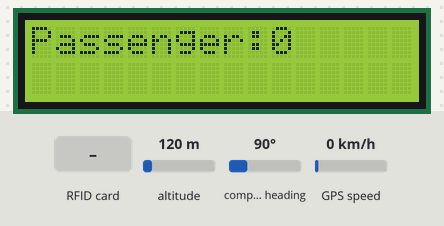
A sketch run on a simulated Arduino Uno, built with avr-gcc and run on an emulated ATmega328P. On the bench: 16×2 character LCD. The inputs (shaded band) are chosen by the test bench; at power-on: altitude 120 m, compass heading 90°, GPS speed 0 km/h. The GPS gets a fix after 3 s at 37.7749, -122.4194 with 8 satellites; the modem accepts every AT command (registered, SIM ready, sends succeed) and sends nothing else; what the sketch prints to the serial monitor is not drawn.

Above: at 1.4 s.
1.5 s: RFID card 5E 7A 19 C4 held to the reader
At 2.2 s:
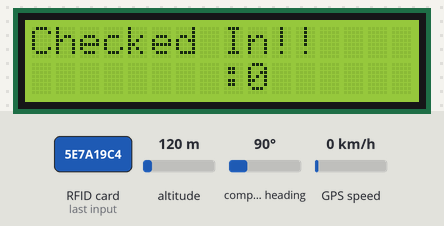
3.9 s: RFID card 5E 7A 19 C4 held to the reader
At 4.6 s:
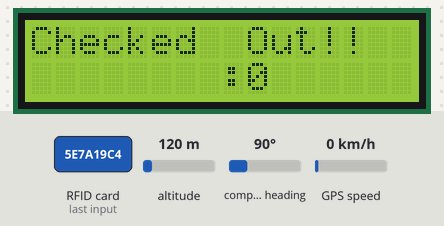
At 21.7 s:
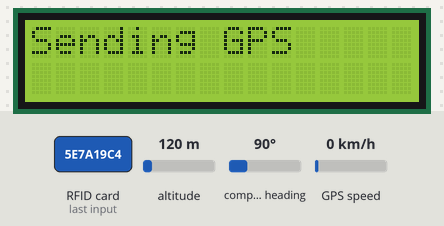
Timing chart, 0 to 23.2 s (numbered marks = the images above; inputs shaded):
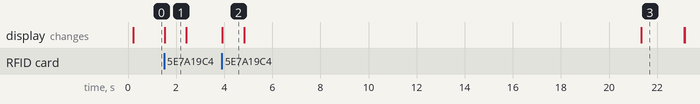

Measured:
- after the input at 1.5 s, the display: changes at once (image 1)
- after the input at 3.9 s, the display: changes at once (image 2)
- what the display in image 1 shows lasts 0.9 s, from 1.5 s to 2.4 s

The sketch:

Bus_Project_299.ino
```cpp
/*
 * Write personal data of a MIFARE RFID card using a RFID-RC522 reader
 * Uses MFRC522 - Library to use ARDUINO RFID MODULE KIT 13.56 MHZ WITH TAGS SPI W AND R BY COOQROBOT.
 * -----------------------------------------------------------------------------------------
 *             MFRC522      Arduino       Arduino   Arduino    Arduino          Arduino
 *             Reader/PCD   Uno/101       Mega      Nano v3    Leonardo/Micro   Pro Micro
 * Signal      Pin          Pin           Pin       Pin        Pin              Pin
 * -----------------------------------------------------------------------------------------
 * RST/Reset   RST          9             5         D9         RESET/ICSP-5     RST
 * SPI SS      SDA(SS)      10            53        D10        10               10
 * SPI MOSI    MOSI         11 / ICSP-4   51        D11        ICSP-4           16
 * SPI MISO    MISO         12 / ICSP-1   50        D12        ICSP-1           14
 * SPI SCK     SCK          13 / ICSP-3   52        D13        ICSP-3           15
 *
 * Hardware required:
 * Arduino
 * PCD (Proximity Coupling Device): NXP MFRC522 Contactless Reader IC
 * PICC (Proximity Integrated Circuit Card): A card or tag using the ISO 14443A interface, eg Mifare or NTAG203.
 * The reader can be found on eBay for around 5 dollars. Search for "mf-rc522" on ebay.com.
 */

/*Esp8266 | Arduino
 — — — — — — — — -
     RX | 3
     TX | 2
    GND | GND (same)
    VCC | 3.3v (same)
  CH_PD | none (same)
 GPIO 0 | None (same)
 GPIO 2 | None (same)
 RST    | None

 */
 /* The circuit:
 * LCD RS pin to digital pin 6
 * LCD Enable pin to digital pin 7
 * LCD D4 pin to digital pin 14 (A0)
 * LCD D5 pin to digital pin 15
 * LCD D6 pin to digital pin 16
 * LCD D7 pin to digital pin 17
 * LCD R/W pin to ground
 * LCD VSS pin to ground
 * LCD VCC pin to 5V
 * 10K resistor:
 * ends to +5V and ground
 * wiper to LCD VO pin (pin 3) */

 /* GPS | Arduinoo
  *  TX | 5
  *  RX | 4
  *  VCC | 3.3V
 */


#include <SPI.h>
#include <MFRC522.h>
#include <LiquidCrystal.h>
#include <SoftwareSerial.h>
#include <TinyGPS++.h>

//RFID
#define RST_PIN         9           // Configurable, see typical pin layout above
#define SS_PIN          10          // Configurable, see typical pin layout above

//Wifi pin ESP8266
#define RX 2 //2
#define TX 3 //3

//GPS Pins
static const int RXPin = 5, TXPin = 4;
static const uint32_t GPSBaud = 9600;

TinyGPSPlus gps;  // The TinyGPS++ object


// LCD Config
const int rs = 6, en = 7, d4 = 14, d5 = 15, d6 = 16, d7 = 17;
LiquidCrystal lcd(rs, en, d4, d5, d6, d7);

MFRC522 mfrc522(SS_PIN, RST_PIN);   // Create MFRC522 instance


/*            ****Config ESP8266 Wifi Module****            */

String AP = "Walankaa";       // CHANGE ME
String PASS = "tokyoghoul"; // CHANGE ME
String API = "MH8TSBIRGD8VL85I";   // CHANGE Write API Of Channel
String HOST = "api.thingspeak.com";
String PORT = "80";
String field1 = "field1";   //lattitude
String field2 = "field2";   //longitude
String field3 = "field3";  //Passenger
int countTrueCommand;
int countTimeCommand;
boolean found = false;

int sendCounter=1;


//Passenger List
int uid_counter=0;
String passenger_list[20];


SoftwareSerial esp8266(RX,TX);  //Wifi Module Serial
SoftwareSerial ss(RXPin, TXPin);  // The serial connection to the GPS device

    void setup() {
                Serial.begin(9600);        // Initialize serial communications with the PC

                SPI.begin();               // Init SPI bus
                mfrc522.PCD_Init();        // Init MFRC522 card


                lcd.print("Starting System");

              esp8266.begin(9600);       ///wifi serial
              //Setup Wifi Module
              delay(10);
              sendCommand("AT",5,"OK");
              sendCommand("AT+CWMODE=1",5,"OK");
              sendCommand("AT+CWJAP=\""+ AP +"\",\""+ PASS +"\"",20,"OK");
              esp8266.end();

              ss.begin(GPSBaud);         //GPS

                Serial.println(F(" Bus System Ready! "));

                // set up the LCD's number of columns and rows:
                lcd.begin(16, 2);
                lcd.setCursor(0,0);
                lcd.print("Bus Status!");

    }

      void loop() {
                    lcd.setCursor(0,0);
                    lcd.print("Passenger:");
                    lcd.print(uid_counter);


                    /*Get Gps Data in variable*/
                    double longitude;
                    double lattitude;
                    double *l;
                    double *ltt;
                    l = &longitude;
                    ltt = &lattitude;
                    getGPS(l,ltt); //Get GPS Location


                    if(sendCounter%700==0){

                          ss.end();       //temporarily close gps serial
                          esp8266.begin(9600);       ///wifi serial

                          lcd.clear();
                          lcd.print("Sending GPS");

                          Serial.print("Longitude:");
                          Serial.print(longitude,6);
                          Serial.print("Lattitude:");
                          Serial.println(lattitude,6);


                          Serial.print("SendCounter:");
                          Serial.println(sendCounter);
                          sendData(lattitude,longitude,uid_counter);
                          lcd.print("Sent");
                          lcd.clear();

                          esp8266.end();              //end wifi serial
                          ss.begin(GPSBaud);         //GPS begin again
                      }

                  sendCounter++;

                  // Prepare key - all keys are set to FFFFFFFFFFFFh at chip delivery from the factory.
                  MFRC522::MIFARE_Key key;
                  for (byte i = 0; i < 6; i++) key.keyByte[i] = 0xFF;

                  // Look for new cards
                  if ( ! mfrc522.PICC_IsNewCardPresent()) {
                    return;
                  }

                  // Select one of the cards
                  if ( ! mfrc522.PICC_ReadCardSerial()) {
                    return;
                  }

                  /*Dump card Info and Convert UID to String*/
                  Serial.print(F("Card UID:"));    //Dump UID
                  byte uid;
                  byte suid;
                  String sid;
                  String full_id="";
                  for (byte i = 0; i < mfrc522.uid.size; i++) {
                     Serial.print(mfrc522.uid.uidByte[i] < 0x10 ? " 0" : " ");
                     //Serial.print(mfrc522.uid.uidByte[i], HEX);
                     uid = mfrc522.uid.uidByte[i];
                     //Serial.print("(");
                     Serial.print(uid);
                    // Serial.print(")");
                     sid = String(uid); //Conver UID to string for complete UID
                     full_id =full_id + sid;

                  }

                  /*unsigned long final_uid=full_id.toInt();
                  Serial.print("\nUID:");
                  Serial.print(final_uid);
                  Serial.print("\nScanned UID:");
                  Serial.print(full_id);*/


                  /*Card Info*/
                  //Serial.print(F(" PICC type: "));   // Dump PICC type
                  MFRC522::PICC_Type piccType = mfrc522.PICC_GetType(mfrc522.uid.sak);
                  //Serial.println(mfrc522.PICC_GetTypeName(piccType));

                  /* Sector with keys: 3,7,11,15,19,23,27,31,35,39,43,47,51,55,59,63(DO NOT TOUCH)*/
                  MFRC522::StatusCode status;

                 /*                          *******Write Data and Balance to RFID*************          */

                  /* Sector with keys: 3,7,11,15,19,23,27,31,35,39,43,47,51,55,59,63(DO NOT TOUCH)/
                  Serial.println(F("Type Your name, ending with #")); //Store Passenger Name
                  writeData(12,13,key); //write name   */

                  /* UNCOMMENT FOR READINGH SECTOR
                  Serial.println("Enter sector to print");
                  int sectorToRead=Serial.parseInt(); //Serial Read sector to read
                  Serial.println(sectorToRead);
                  dumpSector(sectorToRead,key); */

                  /* Sector with keys: 3,7,11,15,19,23,27,31,35,39,43,47,51,55,59,63(DO NOT TOUCH)/
                  //Enter User Balance
                  Serial.println("Enter Balace: ");
                  writeData(16,17,key); //Enter Balance */


                  //mfrc522.PICC_DumpToSerial(&(mfrc522.uid));      // see all blocks in hex


                  /*          ********************Read Name and Balance from RFID Card***************       */

                  String n;
                  String b;

                  Serial.print(F(" Name: "));

                  n = readData(12,key);
                  Serial.print(n);

                  Serial.print(F(" Balance: "));
                  b = readData(16,key);
                  int balance;
                  balance = b.toInt();  //convert balance to int
                  Serial.print(balance);


                  /*lcd.setCursor(0,1);
                  lcd.print("Passenger:");
                  lcd.print(uid_counter);*/

                                                           /*Check IN and Check Out of RFID */
                  for(int i=0;i<=uid_counter;i++){
                      if (full_id==passenger_list[i]){
                        Serial.println("  Checked  Out");
                        lcd.clear();
                        lcd.setCursor(0,0);
                        lcd.print("Checked  Out!!");
                        lcd.setCursor(0,1);
                        lcd.print(n);
                        lcd.setCursor(8,1);
                        lcd.print(":");
                        lcd.print(balance);
                        delay(900);
                        lcd.clear();
                        passenger_list[i] = passenger_list[uid_counter-1];
                        passenger_list[uid_counter-1] = "";
                        uid_counter--;

                        break;
                      }
                      else if(full_id!=passenger_list[i] && (i==uid_counter || uid_counter==0)){
                        //Serial.print(full_id);
                        Serial.print("  Check In");
                        lcd.clear();
                        lcd.setCursor(0,0);
                        lcd.print("Checked In!!");
                        lcd.setCursor(0,1);
                        lcd.print(n);
                        lcd.setCursor(8,1);
                        lcd.print(":");
                        lcd.print(balance);
                        delay(900);
                        lcd.clear();
                        passenger_list[uid_counter] = full_id;
                        uid_counter++;
                        break;
                        }
                  }

                 //Print Current Passenger List
                   Serial.print("\n Current Passenger:");
                   Serial.println(uid_counter);
                   for(int i=0;i<uid_counter;i++){
                      Serial.print("Passenger[");
                      Serial.print(i);
                      Serial.print("]:");
                      Serial.println(passenger_list[i]);

                   }
                  Serial.print("Passenger:");
                  Serial.println(uid_counter);

                  lcd.setCursor(0,0);
                  lcd.print("Passenger:");
                  lcd.print(uid_counter);


                  //Serial.println(" ");
                  mfrc522.PICC_HaltA(); // Halt PICC
                  mfrc522.PCD_StopCrypto1();  // Stop encryption on PCD

      }


/*Write Data to RFID Sector*/

void writeData(int b1, int b2,MFRC522::MIFARE_Key key){
        key=key;
        byte buffer[34];
        byte block;
        MFRC522::StatusCode status;
        byte len;

        Serial.setTimeout(20000L) ;     // wait until 20 seconds for input from serial

        len = Serial.readBytesUntil('#', (char *) buffer, 30) ; // read   from serial
        for (byte i = len; i < 30; i++) buffer[i] = ' ';     // pad with spaces

        block = b1;  //block to write 1,4

        //Serial.println(F("Authenticating using key A..."));
        status = mfrc522.PCD_Authenticate(MFRC522::PICC_CMD_MF_AUTH_KEY_A, block, &key, &(mfrc522.uid));
        if (status != MFRC522::STATUS_OK) {
          Serial.print(F("PCD_Authenticate() failed: "));
          Serial.println(mfrc522.GetStatusCodeName(status));
          return;
        }
        else Serial.println(F("PCD_Authenticate() success: "));

        // Write block
        status = mfrc522.MIFARE_Write(block, buffer, 16);
        if (status != MFRC522::STATUS_OK) {
          Serial.print(F("MIFARE_Write() failed: "));
          Serial.println(mfrc522.GetStatusCodeName(status));
          return;
        }
        else Serial.println(F("MIFARE_Write() success: "));

        block = b2; //2,5
        //Serial.println(F("Authenticating using key A..."));
        status = mfrc522.PCD_Authenticate(MFRC522::PICC_CMD_MF_AUTH_KEY_A, block, &key, &(mfrc522.uid));
        if (status != MFRC522::STATUS_OK) {
          Serial.print(F("PCD_Authenticate() failed: "));
          Serial.println(mfrc522.GetStatusCodeName(status));
          return;
        }

        // Write block
        status = mfrc522.MIFARE_Write(block, &buffer[16], 16);
        if (status != MFRC522::STATUS_OK) {
          Serial.print(F("MIFARE_Write() failed: "));
          Serial.println(mfrc522.GetStatusCodeName(status));
          return;
        }
        else Serial.println(F("MIFARE_Write() success:"));
   }


  /*Dump Sector Data*/
  void dumpSector(int sector,MFRC522::MIFARE_Key key){

    // Dump the sector data
    Serial.println(F("Current data in sector:"));
    mfrc522.PICC_DumpMifareClassicSectorToSerial(&(mfrc522.uid), &key, sector);
    Serial.println();

    }


   /*Read Data*/
   String readData(int block,MFRC522::MIFARE_Key key){

          String s="";
          String sfull="";

          byte buffer1[18];
          byte len = 18;
           MFRC522::StatusCode status;

          //------------------------------------------- GET FIRST NAME
          status = mfrc522.PCD_Authenticate(MFRC522::PICC_CMD_MF_AUTH_KEY_A, block, &key, &(mfrc522.uid)); //line 834 of MFRC522.cpp file
          if (status != MFRC522::STATUS_OK) {
            Serial.print(F("Authentication failed: "));
            Serial.println(mfrc522.GetStatusCodeName(status));
            return;
          }

          status = mfrc522.MIFARE_Read(block, buffer1, &len);
          if (status != MFRC522::STATUS_OK) {
            Serial.print(F("Reading failed: "));
            Serial.println(mfrc522.GetStatusCodeName(status));
            return;
          }

          //PRINT FIRST NAME
          for (uint8_t i = 0; i < 16; i++)
          {
            if (buffer1[i] != 32)
            {
              //Serial.write(buffer1[i]);
              s = char(buffer1[i]);
              sfull = sfull + s;
            }
          }
        //Serial.print(" ");
        return sfull;
    }


/*    ***Send GPS Data to ThingsSpeak***   */
void sendData(double lattitude,double longitude,int passenger){
    String sltt="";

    sltt = String(lattitude,6);

    String slngt="";

    slngt = String(longitude,6);

    String plist = String(passenger);

      Serial.print("D");
      Serial.println(sltt);
     String getData = "GET /update?api_key="+ API +"&"+ field1 +"=" + sltt +"&"+ field2 +"=" + slngt+"&"+ field3 +"="+ plist;
     sendCommand("AT+CIPMUX=1",5,"OK");
     sendCommand("AT+CIPSTART=0,\"TCP\",\""+ HOST +"\","+ PORT,15,"OK");
     sendCommand("AT+CIPSEND=0," +String(getData.length()+4),4,">");
     esp8266.println(getData);delay(1500);countTrueCommand++;
     sendCommand("AT+CIPCLOSE=0",5,"OK");
}

/*    ***Send Command to Wifi Module***   */
 void sendCommand(String command, int maxTime, char readReplay[]) {
      Serial.print(countTrueCommand);
      Serial.print(". at command => ");
      Serial.print(command);
      Serial.print(" ");
      while(countTimeCommand < (maxTime*1))
      {
        esp8266.println(command);//at+cipsend
        if(esp8266.find(readReplay))//ok
        {
          found = true;
          break;
        }

        countTimeCommand++;
      }

      if(found == true)
      {
        Serial.println("Ok");
        countTrueCommand++;
        countTimeCommand = 0;
      }

      if(found == false)
      {
        Serial.println("Fail");
        countTrueCommand = 0;
        countTimeCommand = 0;
      }

      found = false;
 }

  /* ***** GET GPS Location ******* */
 void getGPS(double *longitude,double *lattitude){

  // This sketch displays information every time a new sentence is correctly encoded.
  while (ss.available() > 0){
    gps.encode(ss.read());
    if (gps.location.isUpdated()){
      *lattitude = gps.location.lat();
      *longitude = gps.location.lng();
    }
  }
 }
```
